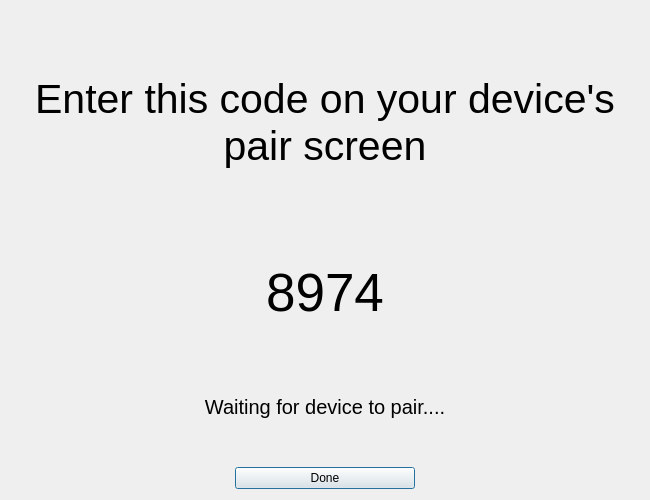
<?xml version="1.0" encoding="UTF-8"?>
<ui version="4.0">
 <class>PairRbxDevDialog</class>
 <widget class="QDialog" name="PairRbxDevDialog">
  <property name="windowModality">
   <enum>Qt::ApplicationModal</enum>
  </property>
  <property name="geometry">
   <rect>
    <x>0</x>
    <y>0</y>
    <width>650</width>
    <height>500</height>
   </rect>
  </property>
  <property name="sizePolicy">
   <sizepolicy hsizetype="Maximum" vsizetype="Maximum">
    <horstretch>0</horstretch>
    <verstretch>0</verstretch>
   </sizepolicy>
  </property>
  <property name="minimumSize">
   <size>
    <width>650</width>
    <height>350</height>
   </size>
  </property>
  <property name="maximumSize">
   <size>
    <width>650</width>
    <height>500</height>
   </size>
  </property>
  <property name="windowTitle">
   <string>Pair Roblox Developer Device</string>
  </property>
  <property name="windowIcon">
   <iconset>
    <normaloff>images/RobloxStudio.png</normaloff>images/RobloxStudio.png</iconset>
  </property>
  <property name="windowOpacity">
   <double>3.000000000000000</double>
  </property>
  <property name="modal">
   <bool>true</bool>
  </property>
  <layout class="QVBoxLayout">
   <property name="sizeConstraint">
    <enum>QLayout::SetNoConstraint</enum>
   </property>
   <item>
    <layout class="QVBoxLayout" name="verticalLayout">
     <item>
      <widget class="QLabel" name="label">
       <property name="font">
        <font>
         <family>Helvetica Neue</family>
         <pointsize>31</pointsize>
         <weight>50</weight>
         <bold>false</bold>
        </font>
       </property>
       <property name="text">
        <string>Enter this code on your device's pair screen</string>
       </property>
       <property name="scaledContents">
        <bool>false</bool>
       </property>
       <property name="alignment">
        <set>Qt::AlignCenter</set>
       </property>
       <property name="wordWrap">
        <bool>true</bool>
       </property>
      </widget>
     </item>
    </layout>
   </item>
   <item>
    <layout class="QGridLayout" name="gridLayout">
     <item row="1" column="0">
      <widget class="QLabel" name="statusLabel">
       <property name="font">
        <font>
         <family>Helvetica Neue</family>
         <pointsize>15</pointsize>
        </font>
       </property>
       <property name="text">
        <string>Waiting for device to pair....</string>
       </property>
       <property name="alignment">
        <set>Qt::AlignCenter</set>
       </property>
      </widget>
     </item>
     <item row="0" column="0">
      <widget class="QLabel" name="codeLabel">
       <property name="font">
        <font>
         <family>Helvetica Neue</family>
         <pointsize>40</pointsize>
        </font>
       </property>
       <property name="text">
        <string>8974</string>
       </property>
       <property name="alignment">
        <set>Qt::AlignCenter</set>
       </property>
      </widget>
     </item>
    </layout>
   </item>
   <item>
    <layout class="QHBoxLayout" name="horizontalLayout" stretch="0">
     <property name="sizeConstraint">
      <enum>QLayout::SetDefaultConstraint</enum>
     </property>
     <property name="leftMargin">
      <number>100</number>
     </property>
     <property name="rightMargin">
      <number>100</number>
     </property>
     <item>
      <widget class="QPushButton" name="cancelButton">
       <property name="sizePolicy">
        <sizepolicy hsizetype="Fixed" vsizetype="Fixed">
         <horstretch>0</horstretch>
         <verstretch>0</verstretch>
        </sizepolicy>
       </property>
       <property name="minimumSize">
        <size>
         <width>180</width>
         <height>0</height>
        </size>
       </property>
       <property name="sizeIncrement">
        <size>
         <width>0</width>
         <height>0</height>
        </size>
       </property>
       <property name="baseSize">
        <size>
         <width>0</width>
         <height>0</height>
        </size>
       </property>
       <property name="text">
        <string>Done</string>
       </property>
      </widget>
     </item>
    </layout>
   </item>
  </layout>
 </widget>
 <resources/>
 <connections/>
</ui>
